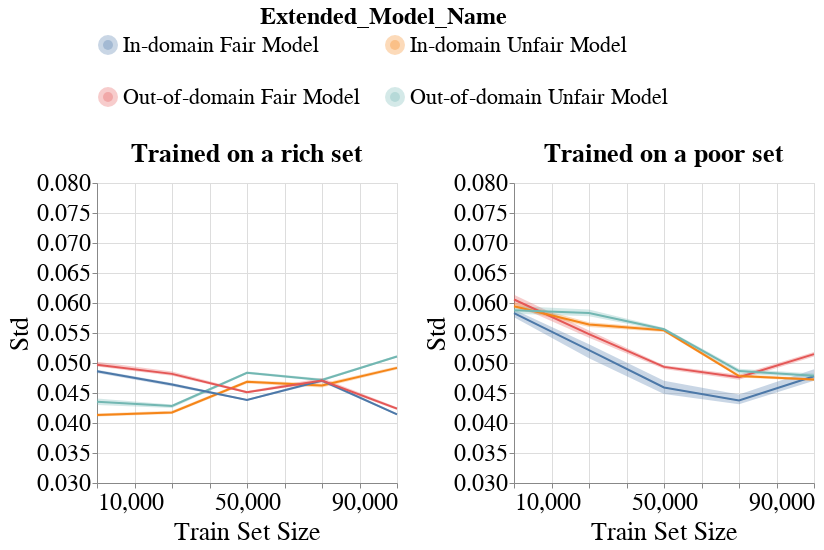

The notebook cell this image was saved under:
### Code cell
create_group_metric_line_bands_per_dataset_plot(metrics_per_exp_dct=metrics_per_exp_dct,
                                                experiment_names=EXPERIMENT_NAMES,
                                                model_name=MODEL_NAMES[0],
                                                metric_type='subgroup',
                                                metric_name='Std',
                                                group_name='overall',
                                                ylim=[0.03, 0.08],
                                                with_band=True)
